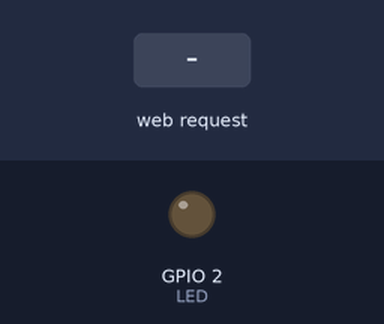
Bench run of a sketch on a simulated ESP32. Shown: output pins drawn as LEDs (lit = HIGH). The inputs (shaded band) are chosen by the test bench.

Above: at 1.2 s.
1.3 s: HTTP request GET /on received
At 2.4 s:
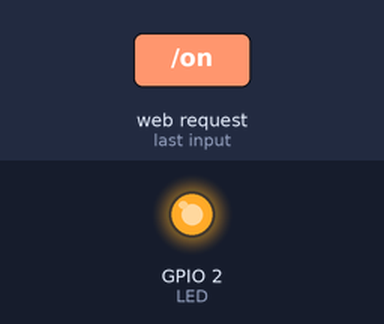
2.8 s: HTTP request GET /off received
At 3.5 s:
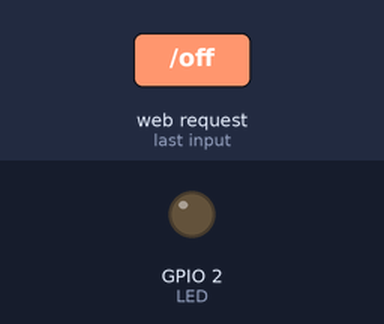
Timing chart, 0 to 5.8 s (numbered marks = the images above; inputs shaded):
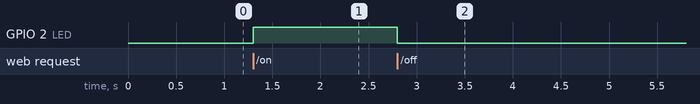

Measured:
- after the input at 1.3 s, GPIO 2 (LED): LOW → HIGH at once
- after the input at 2.8 s, GPIO 2 (LED): HIGH → LOW at once

The sketch:

ch09_web_led.ino
```cpp
// Smallest web control: ESP32 makes its own Wi-Fi and a page with two buttons (LED on/off)
#include <WiFi.h>
#include <WebServer.h>

const int LED = 2;
WebServer server(80);

const char PAGE[] PROGMEM = R"HTML(<!DOCTYPE html><html><head><meta charset="utf-8">
<meta name="viewport" content="width=device-width,initial-scale=1"></head><body style="text-align:center">
<h2>ESP32</h2>
<button onclick="fetch('/on')" style="font-size:28px">ON</button>
<button onclick="fetch('/off')" style="font-size:28px">OFF</button>
</body></html>)HTML";

void setup() {
  pinMode(LED, OUTPUT);
  WiFi.softAP("RoboTak", "robot1234");             // Access Point: phone connects to the ESP32
  server.on("/", []() { server.send_P(200, "text/html", PAGE); });   // the page
  server.on("/on", []() { digitalWrite(LED, HIGH); server.send(200, "text/plain", "ON"); });
  server.on("/off", []() { digitalWrite(LED, LOW); server.send(200, "text/plain", "OFF"); });
  server.begin();
}

void loop() {
  server.handleClient();                            // answer the browser's requests
}
```
